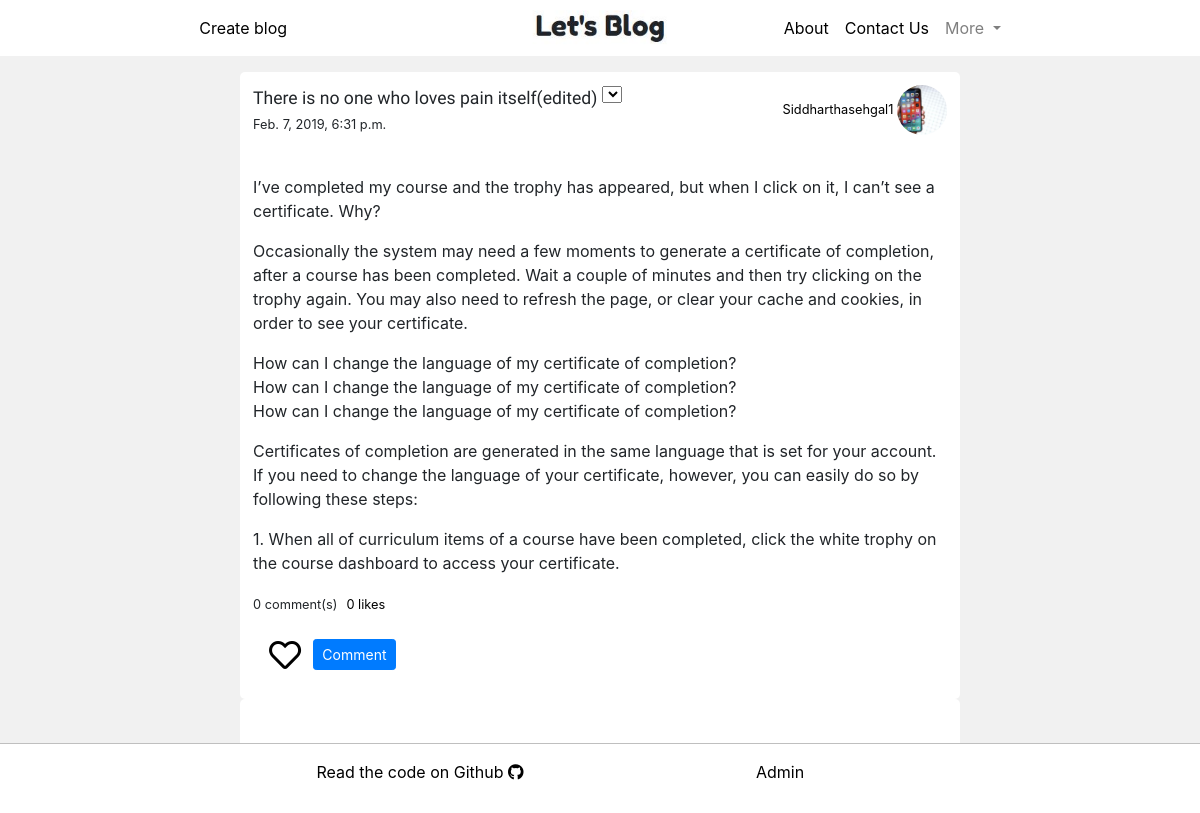
/post/16/ (signed in), run on an earlier commit of the app's database.
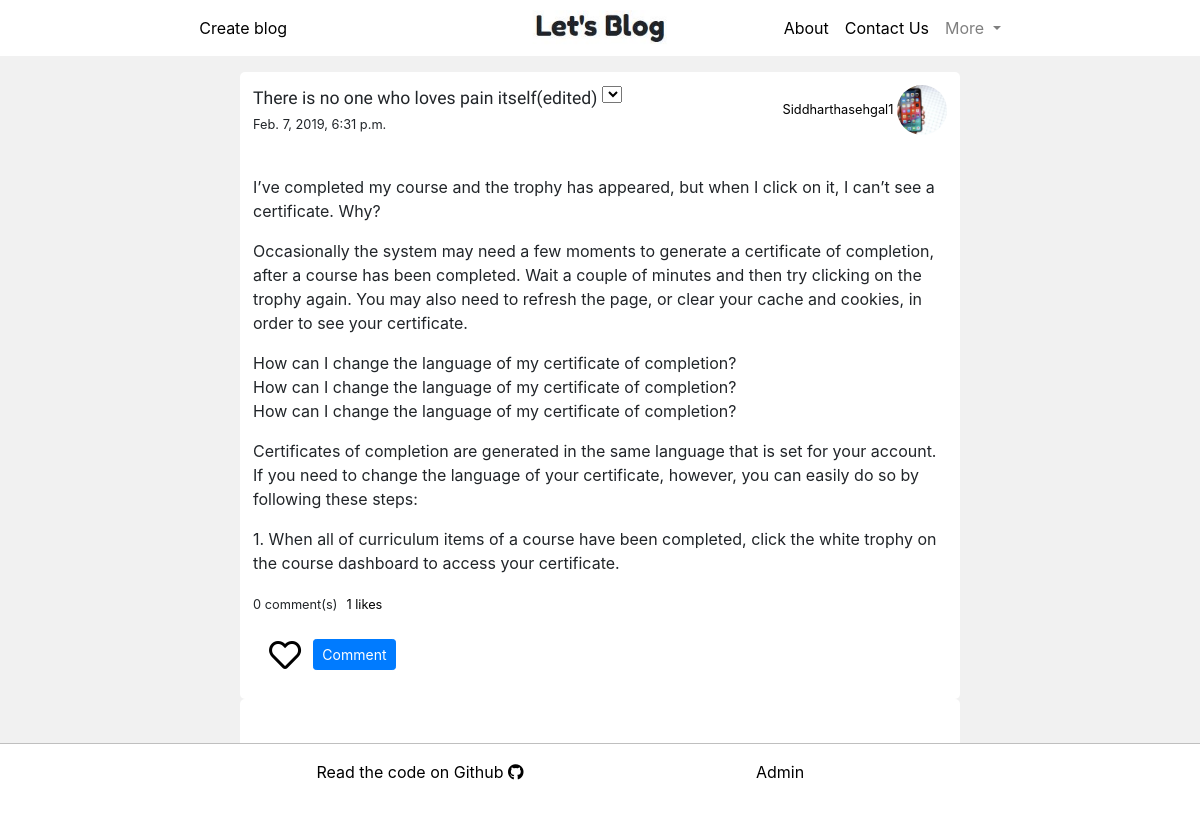
And on a later commit of the database.
### blogs_app/models.py (models this page shows, shortened)
class Post_model(models.Model):
    author = models.ForeignKey(Author_model, on_delete=models.CASCADE)
    title_original = models.CharField(max_length=200)
    title_edited = models.CharField(max_length=200, default="")
    body_original = models.TextField()
    body_edited = models.TextField(default="")
    created_on = models.DateTimeField(auto_now_add=True)
    created_on = models.DateTimeField(default=timezone.now())
    modified_on = models.DateTimeField(blank=True, null=True)
    published_on = models.DateTimeField(blank=True, null=True)
    likes = models.PositiveIntegerField(default=0)
    liked_by = models.ManyToManyField(Author_model, related_name="liked_by", blank=True, null=True, default=[])

### users_app/models.py (models this page shows, shortened)
class Author_model(models.Model):
    author_name = models.OneToOneField(User, on_delete=models.CASCADE, primary_key=True)
    git = models.URLField(max_length=128, blank=True)
    profile_pic = models.ImageField(default='default.jpeg', upload_to='profile_pics')
    def __str__(self):
        return str(self.author_name)

### blogs_app/views.py (the view)
# urls.py: path('post/<int:pk>/', DetailPostView.as_view(), name="post"),
class DetailPostView(LoginRequiredMixin, DetailView):
    login_url = '/login/'
    redirect_field_name = 'next'
    model = Post_model
    fields = ['title_original', 'body_original', 'created_on', 'author', 'published_on', 'title_edited', 'body_edited']
    def get_context_data(self, **kwargs):
        context = super().get_context_data(**kwargs)
        author = Author_model.objects.filter(post_model=get_object_or_404(Post_model, id=self.kwargs['pk']))[0].author_name
        context['title'] = 'Post by ' + str(author)
        comments = Comment_model.objects.filter(post=self.kwargs['pk']).order_by('-created_on')
        this_post = post_model=get_object_or_404(Post_model, id=self.kwargs['pk'])
        likes_by_users = this_post.liked_by.all()
        print('----------{}'.format(likes_by_users))
        if Author_model.objects.filter(author_name=self.request.user)[0] in this_post.liked_by.all():
            liked_by_user = True
        else:
            liked_by_user = False
        context['comments'] = comments
        context['liked_by_user'] = liked_by_user
        if likes_by_users.count() > 0:
            context['likes_by_users'] = likes_by_users
        return context

### blogs_app/templates/blogs_app/post_model_detail.html (shortened to what the changed rows need)
{% extends 'system_app/base.html' %}
{% block base_body_block %}
{% load staticfiles %}
<link rel="stylesheet" href="{% static 'blogs_app/post_model_detail.css' %}">
<br><br>
<div class="container post-complete">
{% if not post_model.published_on and post_model.author.author_name == user %}
  <div class="row ">
    <div class="col-md-8">
        <span class="post-title">{{ post_model.title_original }}</span>
        {% if post_model.author.author_name == user %}
          <select class="edit-post" onchange="location = this.value;">
            <option value=""></option>
            <option value="{% url 'blogs:edit-post' pk=post_model.pk %}">Edit Post&nbsp</option>
            <option value="{% url 'blogs:delete-post' pk=post_model.pk %}">Delete</option>
          </select>
        {% else %}
        {% endif %}
        <br>
        <small>Created on : {{ post_model.created_on }}</small>
    </div>
    <div class="col-md-4">
        <span class="author-name">
            <a class="black-href" href="{% url 'users:view-profile' pk=post_model.author.pk %}">
                <small>
                    {{ post_model.author|title}}
                </small>
                <img class="profile-pic" src="{{ post_model.author.profile_pic.url }}" alt="no image found">
            </a>
        </span>
    </div>
    </div><br>
    <p><span class="postarea">{{ post_model.body_original|linebreaks }}</span></p>
    {% if post_model.published_on %}
      <input id="comments-btn" onclick="display_comments()" type="submit" class="btn btn-primary btn-sm" value="Comment">
  </div>
    <div id="comments-all" class="container">
      <form class="comment-form form-group" action="{% url 'blogs:comment-post' pk=post_model.pk %}" method="POST">
        {% csrf_token %}
        <div class="row">
          <div class="col-md-10">
            <input type="text" name="comment-bar" class="comment-bar" placeholder="Add new comment">
          </div>
          <div class="col-md-2">
            <input type="submit" class="btn btn-primary btn-sm" value="Comment">
          </div>
        </div>
      </form>
    </div>
    <div class="comments-list container">
      {% for comment in comments %}
      <hr class="my-2">
      <div class="row">
        <div class="col-md-2">
          <a class="black-href" href="{% url 'users:view-profile' pk=comment.author.pk %}">
            <img class="comment-profile-pic" src="{{ comment.author.profile_pic.url }}" alt="No image found">
            <small class="comment-author">{{ comment.author }}</small><br>
          </a>
          <small class="comment-time">{{ comment.created_on }}</small>
        </div>
        <div class="col-md-10">
          <span class="font-comment">{{ comment.comment_text }}</span>
        </div>
      </div>
      <br>
      {% endfor %}
      <br>
  {% else %}
    <a class="btn btn-info" href="{% url 'blogs:publish-post' pk=post_model.pk %}">Publish</a>
  {% endif %}
  {% elif post_model.published_on %}
  <div class="row ">
    <div class="col-md-8">
        <span class="post-title">{{ post_model.title_original }}</span>
        {% if post_model.author.author_name == user %}
          <select class="edit-post" onchange="location = this.value;">
            <option value=""></option>
            {% if post_model.modified_on %}
              <option value="{% url 'blogs:history-post' pk=post_model.pk %}">View original version&nbsp</option>
            {% endif %}
            <option value="{% url 'blogs:edit-post' pk=post_model.pk %}">Edit Post&nbsp</option>
            <option value="{% url 'blogs:delete-post' pk=post_model.pk %}">Delete</option>
          </select>
        {% else %}
          {% if post_model.modified_on %}
          <select class="edit-post" onchange="location = this.value;">
            <option value=""></option>
              <option value="{% url 'blogs:history-post' pk=post_model.pk %}">View original version&nbsp</option>
          </select>
          {% endif %}
        {% endif %}
        <br>
        <small>{{ post_model.published_on }}</small>
    </div>
    <div class="col-md-4">
        <span class="author-name">
            <a class="black-href" href="{% url 'users:view-profile' pk=post_model.author.pk %}">
                <small>
                    {{ post_model.author|title}}
                </small>
                <img class="profile-pic" src="{{ post_model.author.profile_pic.url }}" alt="no image found">
            </a>
        </span>
    </div>
    </div><br>
    <p><span class="postarea">{{ post_model.body_original|linebreaks }}</span></p>
    {% if post_model.published_on %}
    <small>{{ comments|length }} comment(s)</small>&nbsp
    <a class="black-href" href="#"><small class="show-likes">{{ post_model.likes }} likes</small></a>
    <br>
    <br>
    <div class="row">
        <div class="col-md-1">
          {% if liked_by_user == False %}
            <a id="like" class="black-href" href="{% url 'blogs:like-post' pk=post_model.pk %}"><i class="ml-3 like-btn fa-2x far fa-heart"></i></a>
          {% else %}
            <a id="liked" class="black-href" href="{% url 'blogs:like-post' pk=post_model.pk %}"><i class="ml-3 like-btn fa-2x fas fa-heart"></i></a>
          {% endif %}
        </div>
        <div class="col-md-2">
            <input id="comments-btn" onclick="display_comments()" type="submit" class="mb-3 btn btn-primary btn-sm" value="Comment">
        </div>
    </div>
      </div>
        <div class="comments-list container">
          <br>
      {% else %}
        <a class="btn btn-info" href="{% url 'blogs:publish-post' pk=post_model.pk %}">Publish</a>
      {% endif %}
      {% else %}
        <h5>Post you're trying to view isn't published yet.</h5>
      {% endif %}
    </div>
<br><br>
{% endblock %}

What changed in the data, as far as the page shows it:
changed Post_model "There is no one who loves pain itself(edited)": likes "0" → "1"
